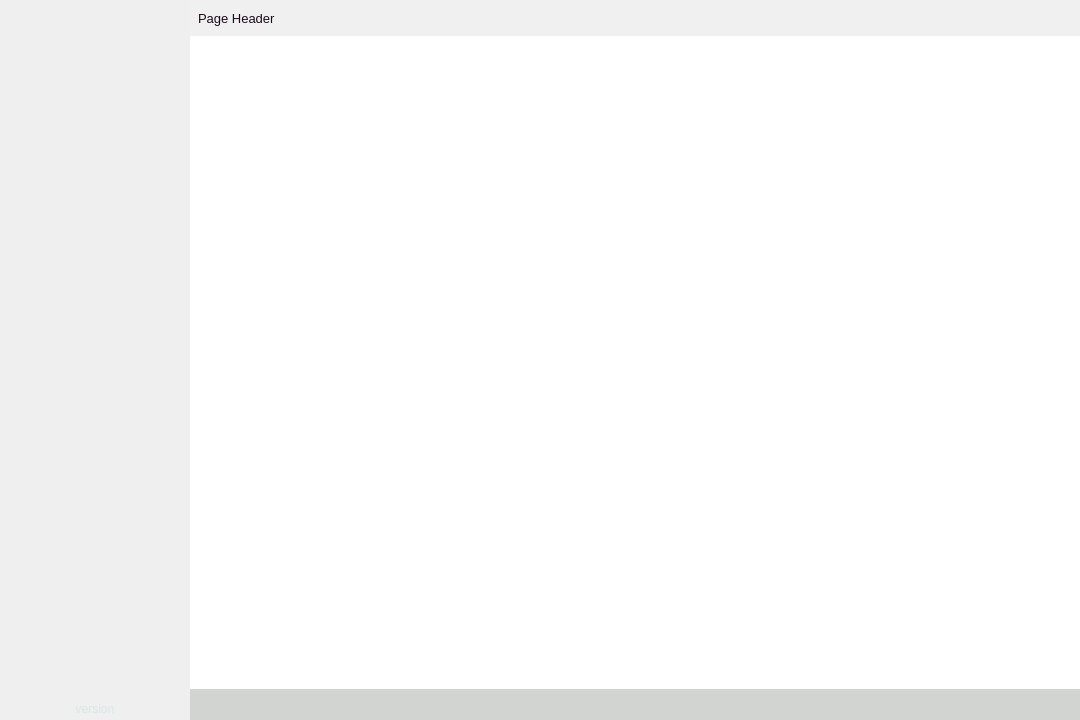
<?xml version="1.0" encoding="UTF-8"?>
<ui version="4.0">
 <class>MainWindow</class>
 <widget class="QMainWindow" name="MainWindow">
  <property name="geometry">
   <rect>
    <x>0</x>
    <y>0</y>
    <width>1080</width>
    <height>720</height>
   </rect>
  </property>
  <property name="windowTitle">
   <string>MainWindow</string>
  </property>
  <widget class="QWidget" name="centralwidget">
   <widget class="QWidget" name="widget" native="true">
    <property name="geometry">
     <rect>
      <x>0</x>
      <y>0</y>
      <width>1080</width>
      <height>720</height>
     </rect>
    </property>
    <widget class="QWidget" name="body_container" native="true">
     <property name="geometry">
      <rect>
       <x>190</x>
       <y>0</y>
       <width>890</width>
       <height>720</height>
      </rect>
     </property>
     <property name="styleSheet">
      <string notr="true">background-color: rgb(255, 255, 255);</string>
     </property>
     <widget class="QWidget" name="header_container" native="true">
      <property name="geometry">
       <rect>
        <x>0</x>
        <y>0</y>
        <width>890</width>
        <height>36</height>
       </rect>
      </property>
      <property name="styleSheet">
       <string notr="true">background-color: #F0F0F0;
</string>
      </property>
      <widget class="QLabel" name="header_label">
       <property name="geometry">
        <rect>
         <x>8</x>
         <y>0</y>
         <width>511</width>
         <height>36</height>
        </rect>
       </property>
       <property name="font">
        <font>
         <family>Arial</family>
         <pointsize>10</pointsize>
        </font>
       </property>
       <property name="styleSheet">
        <string notr="true">color: #1D091A;</string>
       </property>
       <property name="text">
        <string>Page Header</string>
       </property>
      </widget>
     </widget>
     <widget class="QStackedWidget" name="body_widget_container">
      <property name="geometry">
       <rect>
        <x>0</x>
        <y>36</y>
        <width>890</width>
        <height>653</height>
       </rect>
      </property>
      <widget class="QWidget" name="page"/>
      <widget class="QWidget" name="page_2"/>
     </widget>
     <widget class="QWidget" name="footer_container" native="true">
      <property name="geometry">
       <rect>
        <x>0</x>
        <y>689</y>
        <width>890</width>
        <height>31</height>
       </rect>
      </property>
      <property name="styleSheet">
       <string notr="true">background-color: #D1D4D1;
</string>
      </property>
     </widget>
    </widget>
    <widget class="QWidget" name="menu_container" native="true">
     <property name="geometry">
      <rect>
       <x>0</x>
       <y>0</y>
       <width>190</width>
       <height>720</height>
      </rect>
     </property>
     <property name="styleSheet">
      <string notr="true">border-image: url(:/assets/main_interface_menu_background.png);</string>
     </property>
     <widget class="QLabel" name="application_version">
      <property name="geometry">
       <rect>
        <x>0</x>
        <y>697</y>
        <width>190</width>
        <height>23</height>
       </rect>
      </property>
      <property name="font">
       <font>
        <family>Arial</family>
       </font>
      </property>
      <property name="styleSheet">
       <string notr="true">color: #D7E7E5;</string>
      </property>
      <property name="text">
       <string>version</string>
      </property>
      <property name="alignment">
       <set>Qt::AlignCenter</set>
      </property>
     </widget>
    </widget>
   </widget>
  </widget>
 </widget>
 <resources>
  <include location="../../assets/resources.qrc"/>
 </resources>
 <connections/>
</ui>
